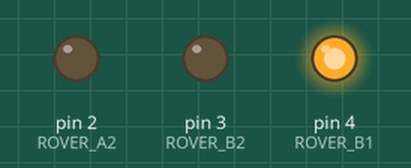
A sketch run on a simulated Arduino Uno, built with avr-gcc and run on an emulated ATmega328P. Parts: output pins drawn as LEDs (lit = HIGH). Pins used as bus, display or sensor lines are not drawn.

Above: at 0.1 s.
Timing chart, 0 to 1.6 s (numbered marks = the images above):
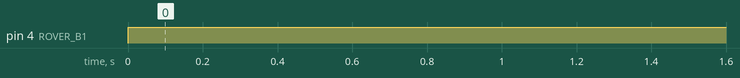

Measured:
- by itself, pin 4 (ROVER_B1): LOW → HIGH at 0.00 s

The sketch:

RoverMovement.ino
```cpp
#define ROVER_A1      1
#define ROVER_A2      2
#define ROVER_B1      4
#define ROVER_B2      3
#define ROVER_SLEEP   5


void setup() {
  Serial.begin(9600);
  pinMode(ROVER_A1, OUTPUT);
  pinMode(ROVER_A2, OUTPUT);
  pinMode(ROVER_B1, OUTPUT);
  pinMode(ROVER_B2, OUTPUT);
  pinMode(ROVER_SLEEP, OUTPUT);
  digitalWrite(ROVER_SLEEP, HIGH);
}

void loop() {
  analogWrite(ROVER_A1, 255);
  analogWrite(ROVER_A1, 0);
  analogWrite(ROVER_B1, 255);
  analogWrite(ROVER_B2, 0);
}
```
